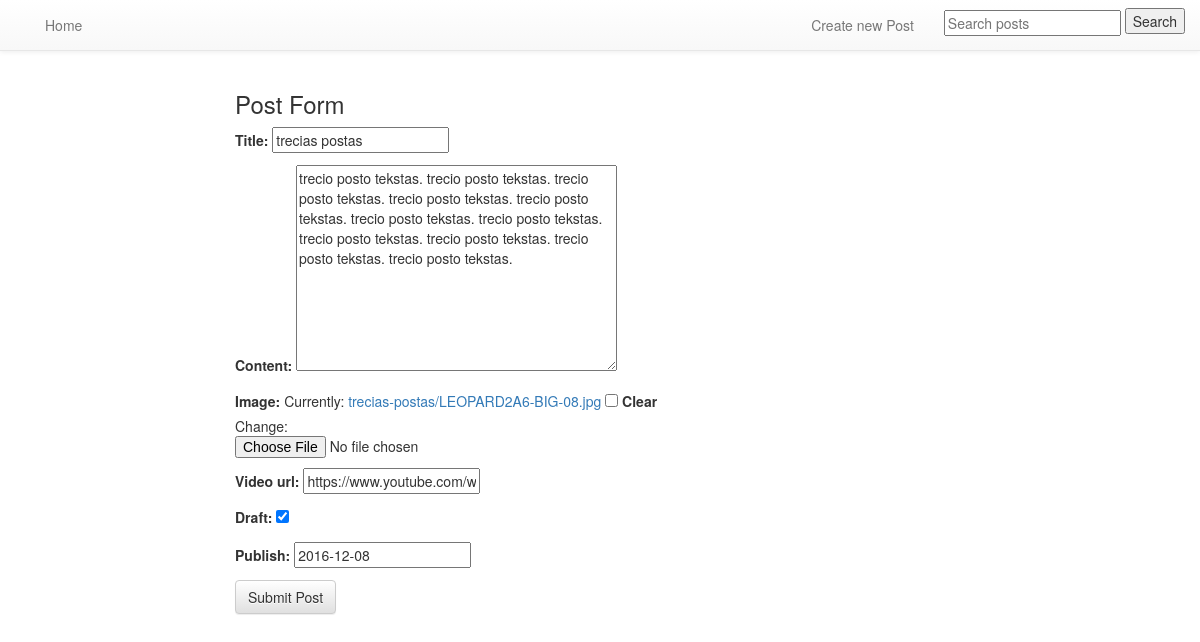
Page /posts/trecias-postas/edit/ (signed in) on the earlier database version.
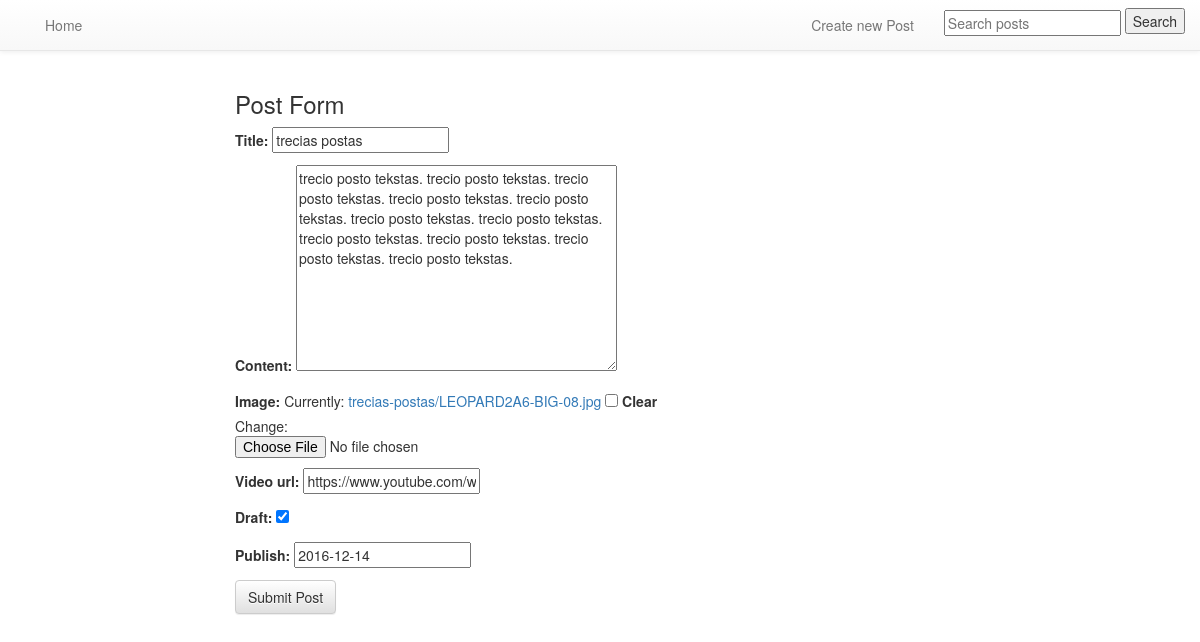
Same page on the later database version.
### posts/models.py (models this page shows, shortened)
class Post(models.Model):
    author = models.ForeignKey(settings.AUTH_USER_MODEL, default=1)
    title = models.CharField(max_length=120)
    slug = models.SlugField(unique=True)
    image = models.ImageField(upload_to=upload_location, null=True, blank=True, width_field="width_field", height_field="height_field")
    video_url = EmbedVideoField(null=True, blank=True)  # same like models.URLField()
    height_field = models.IntegerField(default=0)
    width_field = models.IntegerField(default=0)
    content = models.TextField()
    draft = models.BooleanField(default=False)
    publish = models.DateField(auto_now=False, auto_now_add=False)
    updated = models.DateTimeField(auto_now=True, auto_now_add=False)
    timestamp = models.DateTimeField(auto_now=False, auto_now_add=True)
    objects = PostManager()
    class Meta:
        ordering = ["-timestamp", "-updated"]

### posts/views.py (the view)
# urls.py: url(r'^(?P<slug>[\w-]+)/edit/$', post_update, name='update'),
def post_update(request, slug):
    if not request.user.is_staff or not request.user.is_superuser:
        raise Http404
    instance = get_object_or_404(Post, slug=slug)
    form = PostForm(request.POST or None, request.FILES or None, instance=instance)
    if form.is_valid():
        instance = form.save(commit=False)
        instance.save()
        return HttpResponseRedirect(instance.get_absolute_url())
    context = {
        "title": "Detail",
        "instance": instance,
        "form": form,
    }
    return render(request, "post_form.html", context)

### posts/forms.py
class PostForm(forms.ModelForm):
    class Meta:
        model = Post
        fields = [
            "title",
            "content",
            "image",
            "video_url",
            "draft",
            "publish",
        ]

### templates/post_form.html
{% extends 'base.html' %}
{% block content %}
<div class="col-sm-8 col-sm-offset-2">
    <h3>Post Form</h3>
    <form method="POST" action="" enctype="multipart/form-data">{% csrf_token %}
        {{ form.as_p }}
        <input type="submit" class="btn btn-default" value="Submit Post" />
    </form>
</div>
{% endblock content %}

Differences in the rows shown:
changed Post "trecias postas": publish "2016-12-08" → "2016-12-14"
